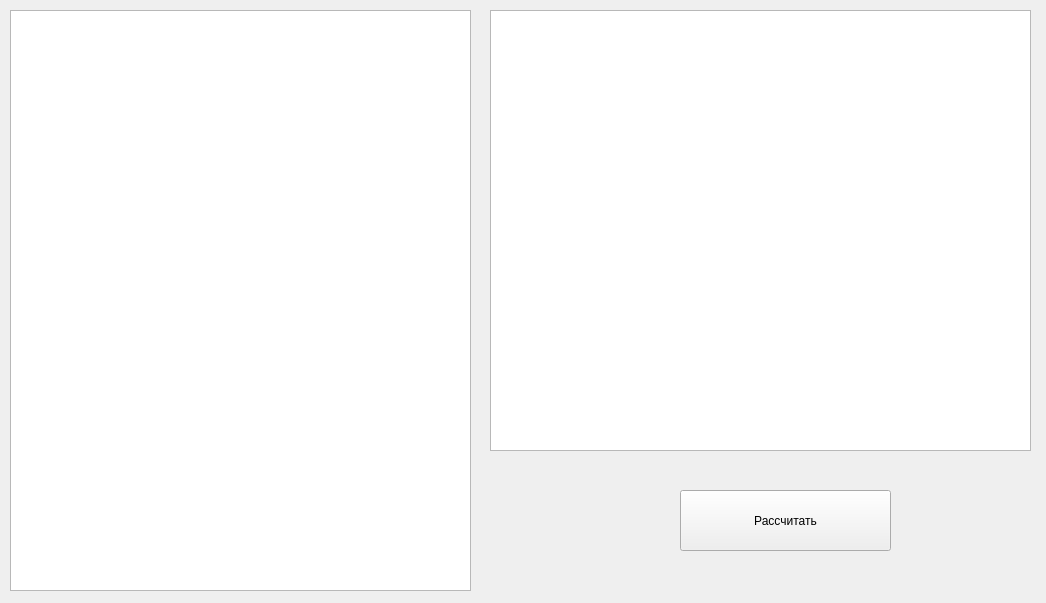
<?xml version="1.0" encoding="UTF-8"?>
<ui version="4.0">
 <class>MainWindow</class>
 <widget class="QMainWindow" name="MainWindow">
  <property name="geometry">
   <rect>
    <x>0</x>
    <y>0</y>
    <width>1046</width>
    <height>603</height>
   </rect>
  </property>
  <property name="windowTitle">
   <string>MainWindow</string>
  </property>
  <widget class="QWidget" name="centralwidget">
   <widget class="QTextEdit" name="textCode">
    <property name="geometry">
     <rect>
      <x>10</x>
      <y>10</y>
      <width>461</width>
      <height>581</height>
     </rect>
    </property>
    <property name="html">
     <string>&lt;!DOCTYPE HTML PUBLIC &quot;-//W3C//DTD HTML 4.0//EN&quot; &quot;http://www.w3.org/TR/REC-html40/strict.dtd&quot;&gt;
&lt;html&gt;&lt;head&gt;&lt;meta name=&quot;qrichtext&quot; content=&quot;1&quot; /&gt;&lt;style type=&quot;text/css&quot;&gt;
p, li { white-space: pre-wrap; }
&lt;/style&gt;&lt;/head&gt;&lt;body style=&quot; font-family:'MS Shell Dlg 2'; font-size:7.8pt; font-weight:400; font-style:normal;&quot;&gt;
&lt;p style=&quot;-qt-paragraph-type:empty; margin-top:0px; margin-bottom:0px; margin-left:0px; margin-right:0px; -qt-block-indent:0; text-indent:0px;&quot;&gt;&lt;br /&gt;&lt;/p&gt;&lt;/body&gt;&lt;/html&gt;</string>
    </property>
   </widget>
   <widget class="QTextEdit" name="textErrors">
    <property name="geometry">
     <rect>
      <x>490</x>
      <y>10</y>
      <width>541</width>
      <height>441</height>
     </rect>
    </property>
   </widget>
   <widget class="QPushButton" name="btnCalc">
    <property name="geometry">
     <rect>
      <x>680</x>
      <y>490</y>
      <width>211</width>
      <height>61</height>
     </rect>
    </property>
    <property name="text">
     <string>Рассчитать</string>
    </property>
   </widget>
  </widget>
 </widget>
 <resources/>
 <connections/>
</ui>
